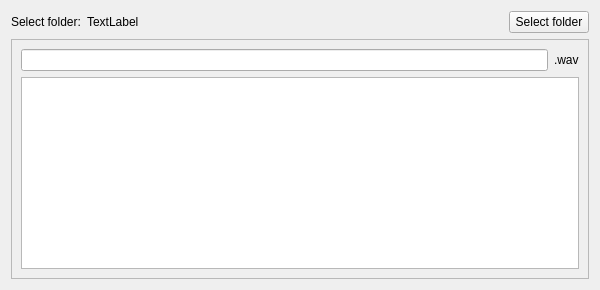
<?xml version="1.0" encoding="UTF-8"?>
<ui version="4.0">
 <class>RecordWords</class>
 <widget class="QWidget" name="RecordWords">
  <property name="geometry">
   <rect>
    <x>0</x>
    <y>0</y>
    <width>600</width>
    <height>200</height>
   </rect>
  </property>
  <property name="maximumSize">
   <size>
    <width>16777215</width>
    <height>200</height>
   </size>
  </property>
  <property name="windowTitle">
   <string>Record words</string>
  </property>
  <property name="windowIcon">
   <iconset resource="icons.qrc">
    <normaloff>:/icons/spelling.ico</normaloff>:/icons/spelling.ico</iconset>
  </property>
  <layout class="QVBoxLayout" name="verticalLayout_2">
   <item>
    <layout class="QHBoxLayout" name="hlSelectFolder">
     <item>
      <widget class="QLabel" name="labSelectWordPath">
       <property name="text">
        <string>Select folder:</string>
       </property>
      </widget>
     </item>
     <item>
      <widget class="QLabel" name="labWordPath">
       <property name="text">
        <string>TextLabel</string>
       </property>
      </widget>
     </item>
     <item>
      <spacer name="horizontalSpacer">
       <property name="orientation">
        <enum>Qt::Horizontal</enum>
       </property>
       <property name="sizeHint" stdset="0">
        <size>
         <width>40</width>
         <height>20</height>
        </size>
       </property>
      </spacer>
     </item>
     <item>
      <widget class="QPushButton" name="btnSelectFolder">
       <property name="text">
        <string>Select folder</string>
       </property>
      </widget>
     </item>
    </layout>
   </item>
   <item>
    <widget class="QFrame" name="frameREcord">
     <property name="frameShape">
      <enum>QFrame::StyledPanel</enum>
     </property>
     <property name="frameShadow">
      <enum>QFrame::Raised</enum>
     </property>
     <layout class="QVBoxLayout" name="verticalLayout">
      <item>
       <layout class="QHBoxLayout" name="horizontalLayout">
        <item>
         <widget class="QLineEdit" name="leWordPrefix"/>
        </item>
        <item>
         <widget class="QLabel" name="labSuffix">
          <property name="text">
           <string>.wav</string>
          </property>
         </widget>
        </item>
       </layout>
      </item>
      <item>
       <widget class="QGraphicsView" name="gvWave">
        <property name="sizePolicy">
         <sizepolicy hsizetype="Expanding" vsizetype="Fixed">
          <horstretch>0</horstretch>
          <verstretch>0</verstretch>
         </sizepolicy>
        </property>
        <property name="maximumSize">
         <size>
          <width>16777215</width>
          <height>200</height>
         </size>
        </property>
       </widget>
      </item>
     </layout>
    </widget>
   </item>
  </layout>
 </widget>
 <resources>
  <include location="icons.qrc"/>
 </resources>
 <connections/>
</ui>
